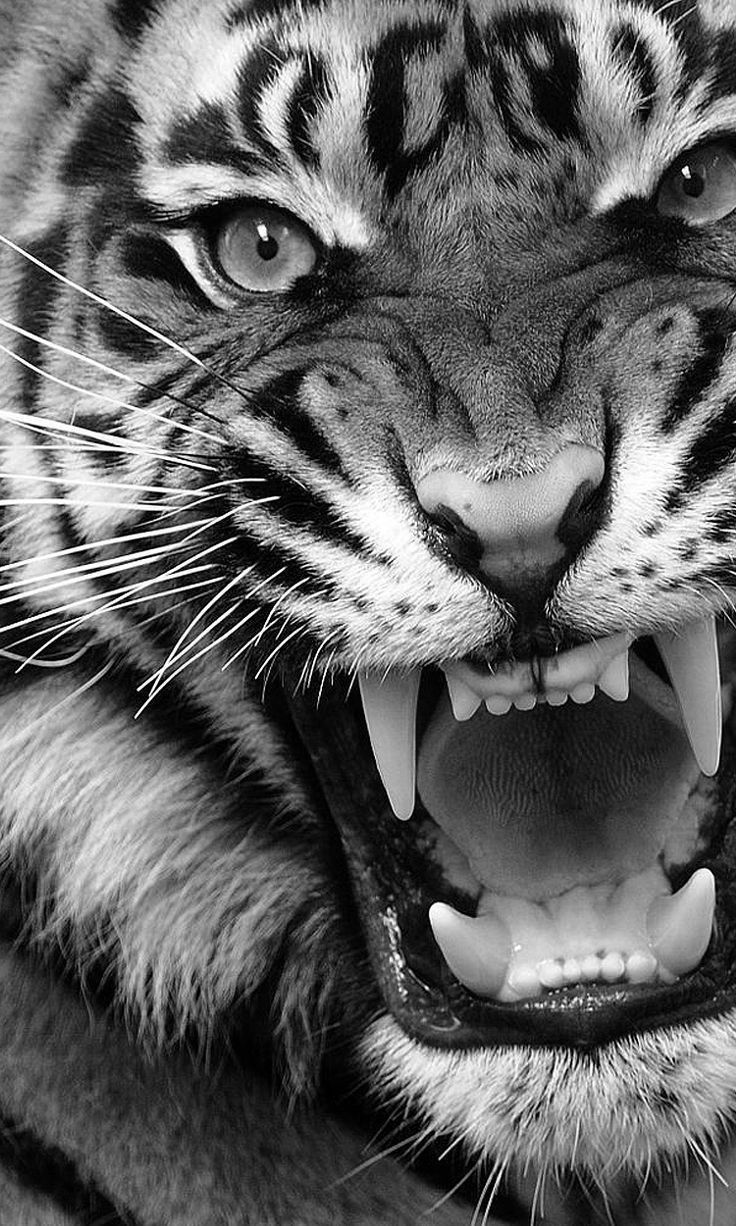
#> input picture images/input_grey.jpg, 736 x 1226 px
$ python run.py
#> lines starting #> are read from the running program, lines starting #| are printed output that depends on the picture
import cv2
import numpy as np
from PIL import Image
import os

def apply_clahe(gray):
    clahe = cv2.createCLAHE(clipLimit=2.5, tileGridSize=(8, 8))
    return clahe.apply(gray)

def apply_sharpen(img):
    blurred = cv2.GaussianBlur(img, (0, 0), 1.2)
    return cv2.addWeighted(img, 1.6, blurred, -0.6, 0)

def apply_shadow_push(img):
    """
    Non-linear LUT: crushes pixels below 130 toward black.
    Pixels >= 130 pass through unchanged — preserves fur and highlights.
    Creates dense shadow clustering without touching mid-tones.
    """
    lut = np.zeros(256, dtype=np.uint8)
    for i in range(256):
        if i < 130:
            y = (i / 130.0) ** 1.6 * 100
        else:
            y = i
        lut[i] = np.clip(int(y), 0, 255)
    return cv2.LUT(img, lut)

def jjn_dither(img_array):
    """
    Jarvis-Judice-Ninke error diffusion dithering.
    Spreads quantization error to 12 neighboring pixels,
    producing fine organic dot texture that preserves tonal detail.
    """
    h, w = img_array.shape
    img = img_array.astype(np.float32)
    output = np.zeros((h, w), dtype=np.uint8)
    offsets = [
        (0,1,7),(0,2,5),
        (1,-2,3),(1,-1,5),(1,0,7),(1,1,5),(1,2,3),
        (2,-2,1),(2,-1,3),(2,0,5),(2,1,3),(2,2,1),
    ]
    for y in range(h):
        for x in range(w):
            old_pixel = img[y, x]
            new_pixel = 255 if old_pixel > 128 else 0
            output[y, x] = new_pixel
            error = old_pixel - new_pixel
            for dy, dx, weight in offsets:
                ny, nx = y + dy, x + dx
                if 0 <= ny < h and 0 <= nx < w:
                    img[ny, nx] += error * weight / 48.0
        if y % 50 == 0:
            print(f"  Dithering row {y}/{h}", end='\r')
    print()
    return output

def process_image(input_path, output_path):
#> called with input_path = 'images/input_grey.jpg', output_path = 'images/output_binary.png'
    print(f"Loading: {input_path}")
    img = cv2.imread(input_path)
#> img is the input picture: shape (1226, 736, 3); min 0, max 255, mean 98.7
    if img is None:
        raise FileNotFoundError(f"Could not load image: {input_path}")

    h, w = img.shape[:2]
#> h = 1226; w = 736
    if w > 1200:
        scale = 1200 / w
        img = cv2.resize(img, (1200, int(h * scale)), interpolation=cv2.INTER_LANCZOS4)
    print(f"  Size: {img.shape[1]}x{img.shape[0]}")
#|   Size: 736x1226

    gray      = cv2.cvtColor(img, cv2.COLOR_BGR2GRAY)
    enhanced  = apply_clahe(gray)
#> in apply_clahe, `return clahe.apply(gray)`:
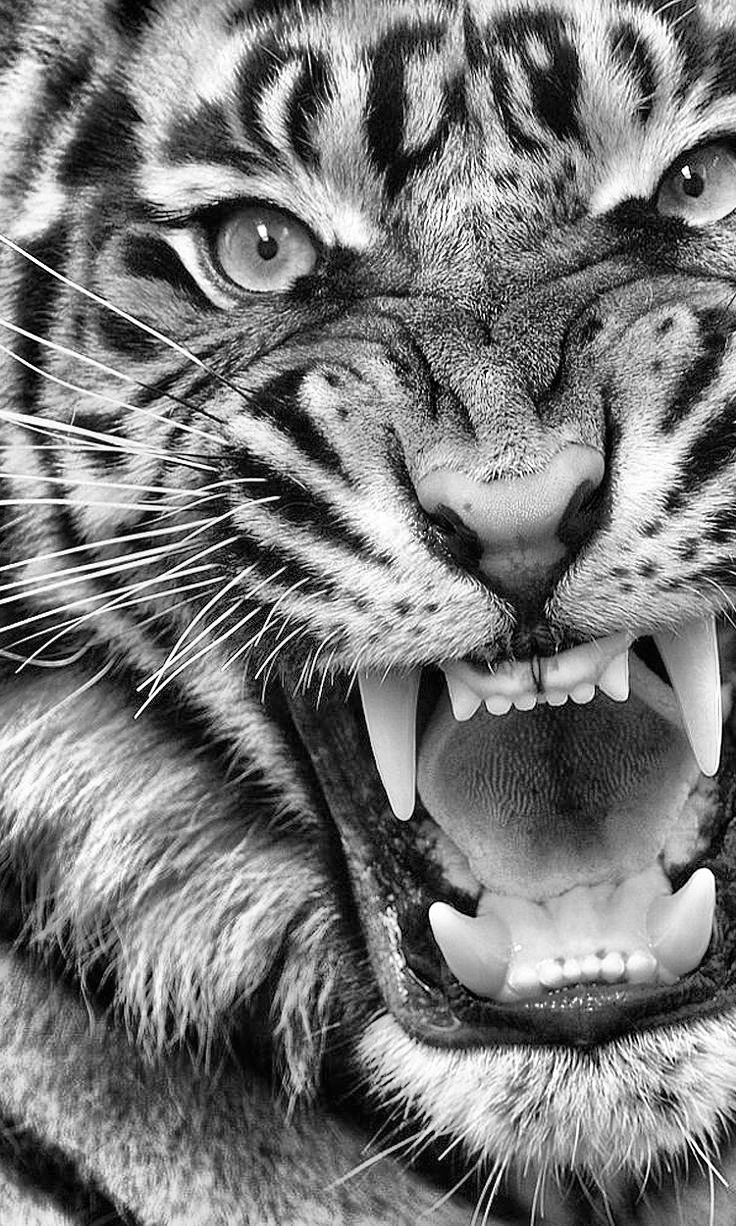
#> returned value: shape (1226, 736); min 0, max 255, mean 121.9
    sharpened = apply_sharpen(enhanced)
    pushed    = apply_shadow_push(sharpened)
#> in apply_shadow_push, `return cv2.LUT(img, lut)`:
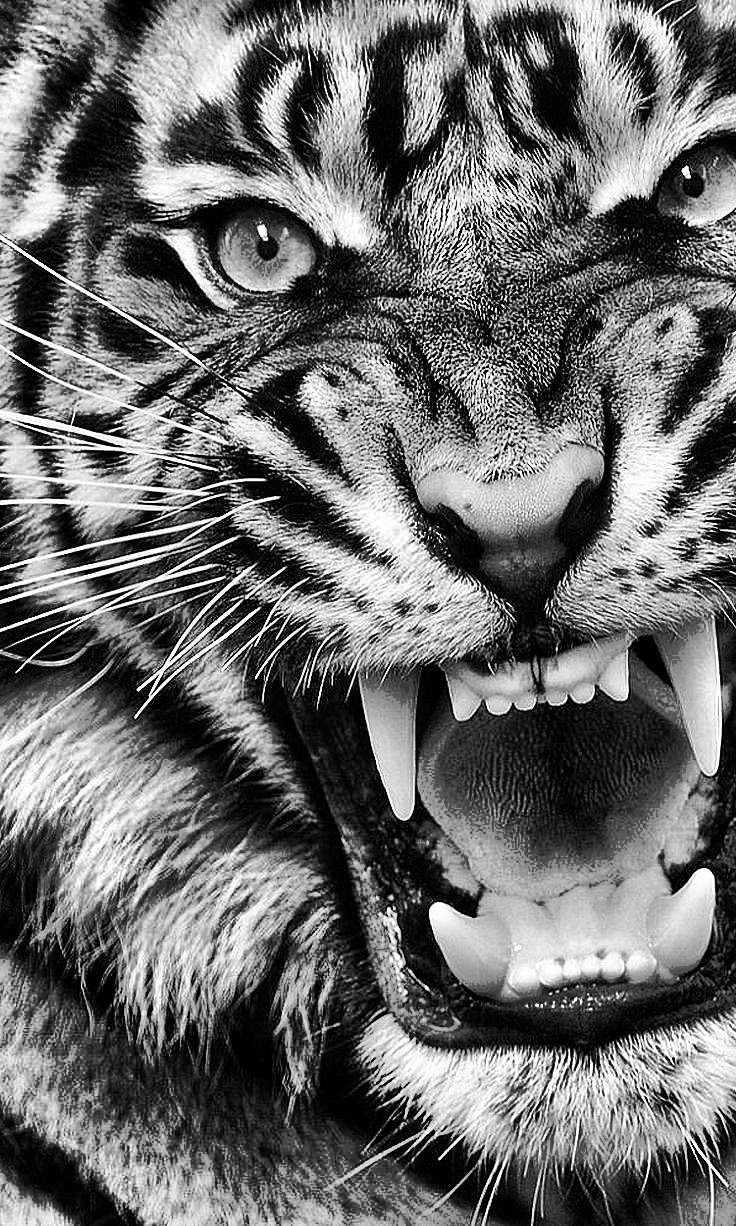
#> returned value: shape (1226, 736); min 0, max 255, mean 108.3

    print("  Running JJN dithering...")
    dithered = jjn_dither(pushed)
#> after the loop in jjn_dither, `for y in range(h):`:
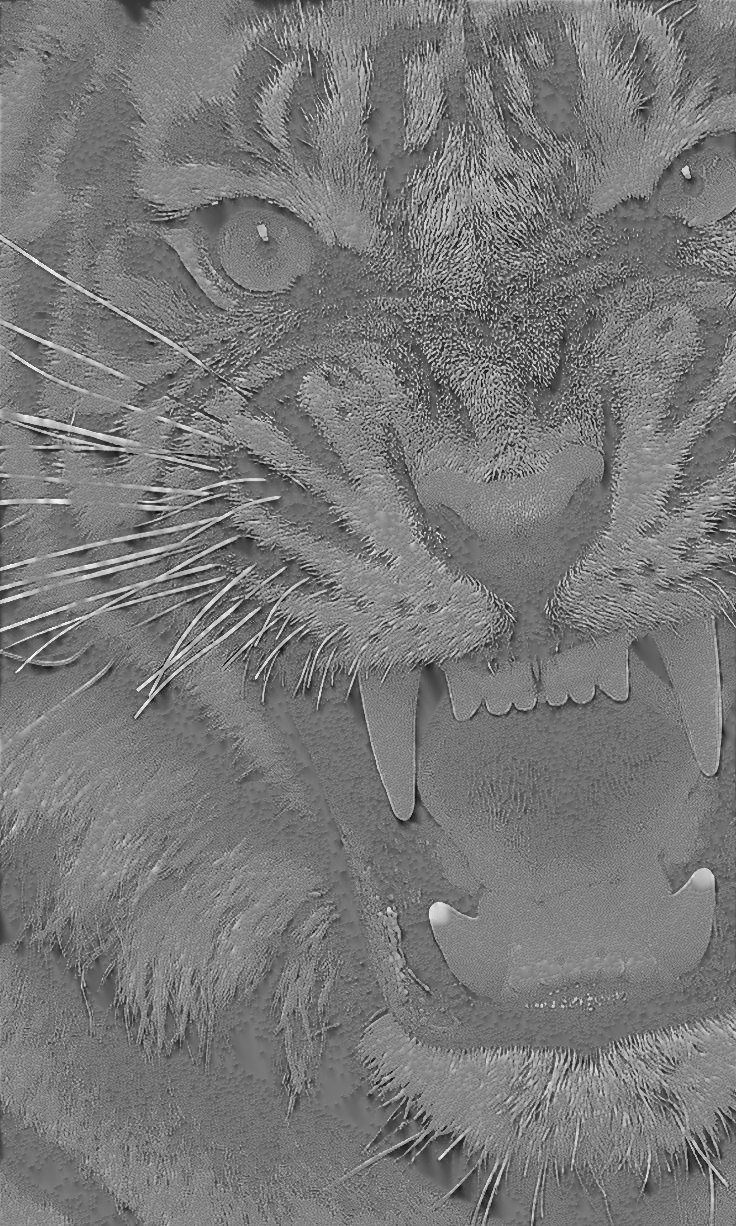
#> img: shape (1226, 736) float32; min -99.26, max 365.4, mean 121.5; drawn with min black and max white
#> after the loop in jjn_dither, `for y in range(h):`:
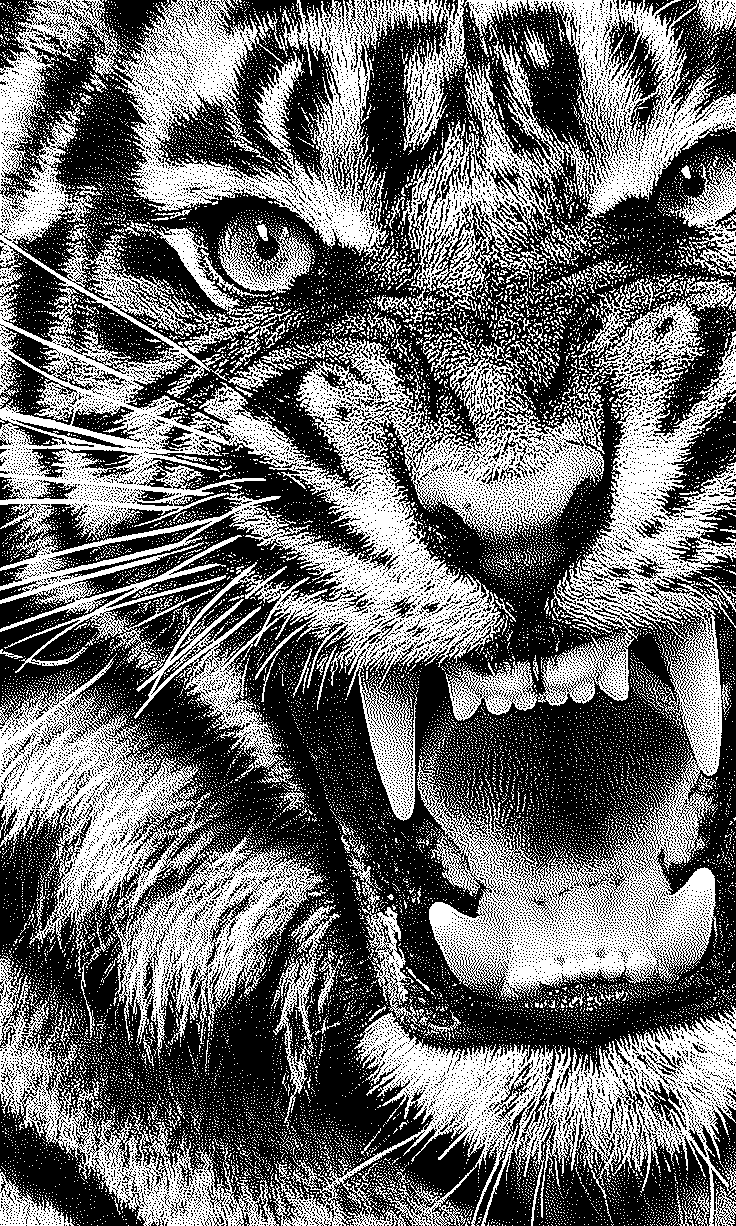
#> output: shape (1226, 736); 42.5% white in thin lines or dots

    os.makedirs(os.path.dirname(output_path), exist_ok=True)
    Image.fromarray(dithered).convert('1').save(output_path, format='PNG')

    black_pct = (np.array(Image.open(output_path).convert('L')) == 0).mean() * 100
#> black_pct = 57.52
    print(f"  ✓ Saved → {output_path}  |  black density: {black_pct:.1f}%")
#|   ✓ Saved → images/output_binary.png  |  black density: 57.5%

BASE = os.path.dirname(os.path.dirname(os.path.abspath(__file__)))

process_image(
    os.path.join(BASE, "images", "input_grey.jpg"),
    os.path.join(BASE, "images", "output_binary.png"),
)

print("\n Done!")
